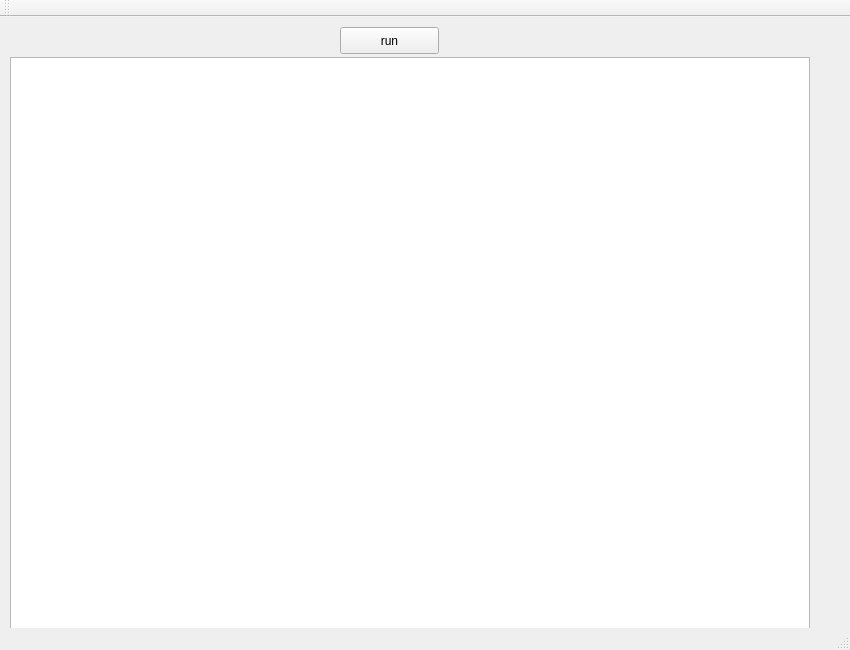
<?xml version="1.0" encoding="UTF-8"?>
<ui version="4.0">
 <class>MainWindow</class>
 <widget class="QMainWindow" name="MainWindow">
  <property name="geometry">
   <rect>
    <x>0</x>
    <y>0</y>
    <width>850</width>
    <height>650</height>
   </rect>
  </property>
  <property name="windowTitle">
   <string>MainWindow</string>
  </property>
  <widget class="QWidget" name="centralWidget">
   <widget class="QPushButton" name="pushButton">
    <property name="geometry">
     <rect>
      <x>340</x>
      <y>10</y>
      <width>99</width>
      <height>27</height>
     </rect>
    </property>
    <property name="text">
     <string>run</string>
    </property>
   </widget>
   <widget class="QGraphicsView" name="graphicsView">
    <property name="geometry">
     <rect>
      <x>10</x>
      <y>40</y>
      <width>800</width>
      <height>600</height>
     </rect>
    </property>
   </widget>
  </widget>
  <widget class="QMenuBar" name="menuBar">
   <property name="geometry">
    <rect>
     <x>0</x>
     <y>0</y>
     <width>850</width>
     <height>25</height>
    </rect>
   </property>
  </widget>
  <widget class="QToolBar" name="mainToolBar">
   <attribute name="toolBarArea">
    <enum>TopToolBarArea</enum>
   </attribute>
   <attribute name="toolBarBreak">
    <bool>false</bool>
   </attribute>
  </widget>
  <widget class="QStatusBar" name="statusBar"/>
 </widget>
 <layoutdefault spacing="6" margin="11"/>
 <resources/>
 <connections/>
</ui>
